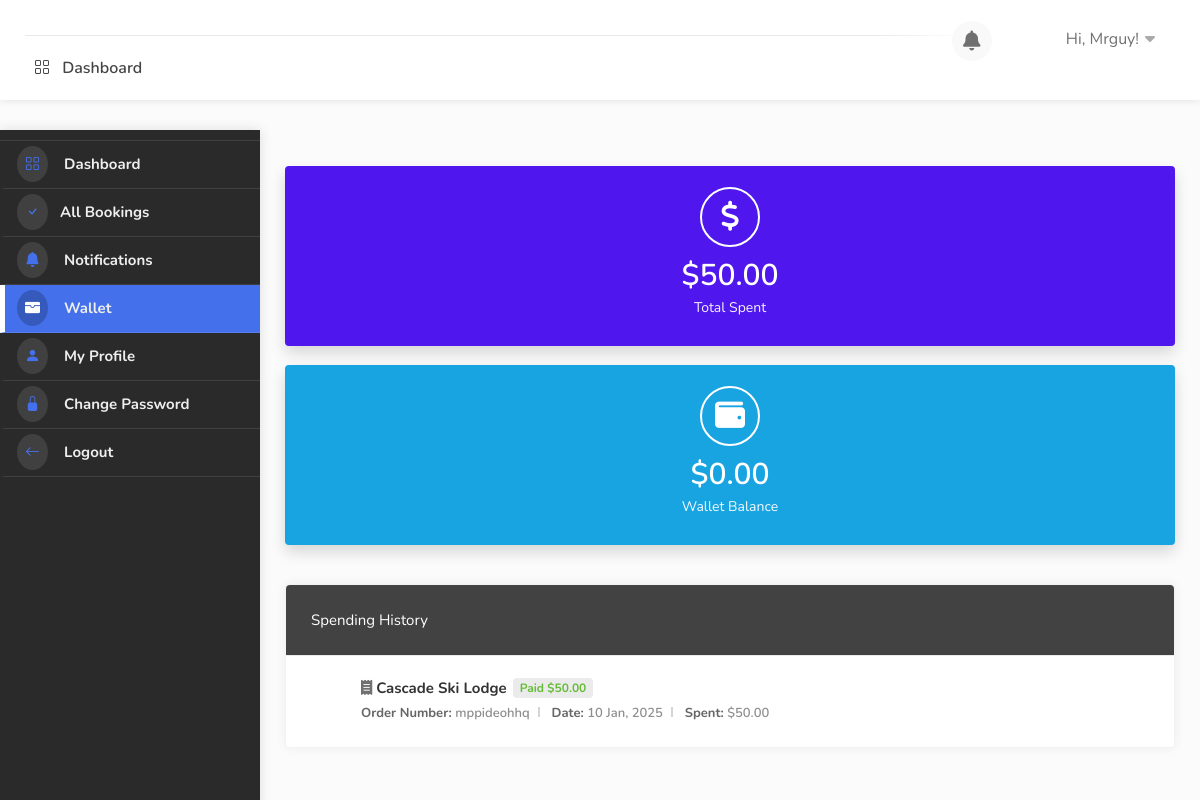
/dashboard/wallet/ (signed in), run on an earlier commit of the app's database.
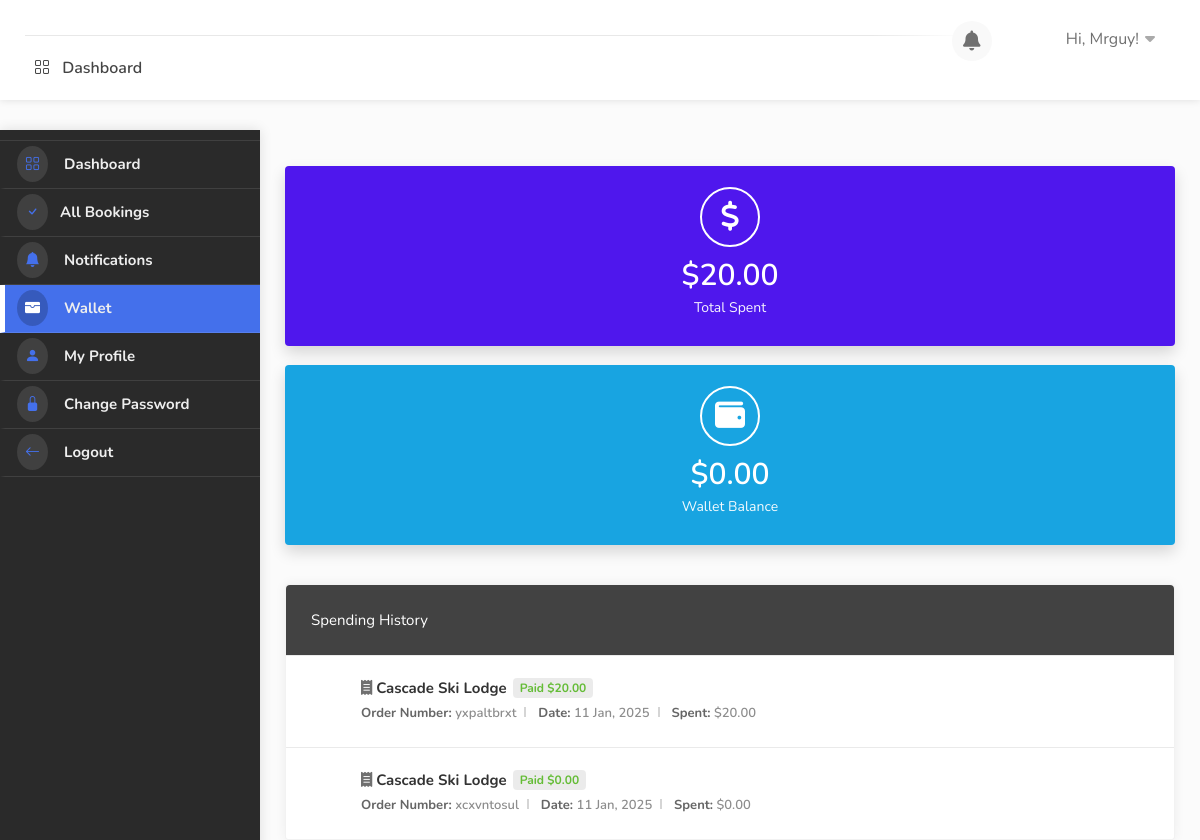
And on a later commit of the database.
### hotel/models.py (models this page shows, shortened)
class Booking(models.Model):
    user = models.ForeignKey(User, on_delete=models.SET_NULL, null=True, blank=True)
    payment_status = models.CharField(max_length=100, choices=PAYMENT_STATUS, default="initiated")
    full_name = models.CharField(max_length=1000, null=True, blank=True)
    email = models.EmailField(null=True, blank=True)
    phone = models.CharField(max_length=1000, null=True, blank=True)
    hotel = models.ForeignKey(Hotel, on_delete=models.SET_NULL, null=True)
    room_type = models.ForeignKey(RoomType, on_delete=models.SET_NULL, null=True)
    room = models.ManyToManyField(Room)
    before_discount = models.DecimalField(max_digits=12, decimal_places=2, default=0.00)
    total = models.DecimalField(max_digits=12, decimal_places=2, default=0.00)
    saved = models.DecimalField(max_digits=12, decimal_places=2, default=0.00)
    check_in_date = models.DateField()
    check_out_date = models.DateField()
    total_days = models.PositiveIntegerField(default=0)
    num_adults = models.PositiveIntegerField(default=1)
    num_children = models.PositiveIntegerField(default=0)
    checked_in = models.BooleanField(default=False)
    checked_out = models.BooleanField(default=False)
    is_active = models.BooleanField(default=True)
    checked_in_tracker = models.BooleanField(default=False, help_text="DO NOT CHECK THIS BOX")
    checked_out_tracker = models.BooleanField(default=False, help_text="DO NOT CHECK THIS BOX")
    date = models.DateTimeField(auto_now_add=True, null=True, blank=True)
    coupons = models.ManyToManyField("hotel.Coupon", blank=True)
    stripe_payment_intent = models.CharField(max_length=200,null=True, blank=True)
    success_id = ShortUUIDField(length=300, max_length=505, alphabet="abcdefghijklmnopqrstuvxyz1234567890")
    booking_id = ShortUUIDField(unique=True, length=10, max_length=20, alphabet="abcdefghijklmnopqrstuvxyz")

class Hotel(models.Model):
    user = models.ForeignKey(User, on_delete=models.CASCADE)
    name = models.CharField(max_length=100)
    description = CKEditor5Field(config_name='extends', null=True, blank=True)
    image = models.FileField(upload_to="hotel_gallery")
    address = models.CharField(max_length=200)
    mobile = models.CharField(max_length=20)
    email = models.CharField(max_length=20)
    status = models.CharField(choices=HOTEL_STATUS, max_length=10, default="published", null=True, blank=True)
    tags = TaggableManager(blank=True)
    views = models.PositiveIntegerField(default=0)
    featured = models.BooleanField(default=False)
    hid = ShortUUIDField(unique=True, length=10, max_length=20, alphabet="abcdefghijklmnopqrstuvxyz1234567890")
    slug = models.SlugField(null=True, blank=True)
    date = models.DateTimeField(auto_now_add=True)
    def hotel_gallery(self):
        return HotelGallery.objects.filter(hotel=self)

### user_dashboard/views.py (the view)
# urls.py: path("wallet/", views.wallet, name="wallet"),
@login_required
def wallet(request):
    bookings = Booking.objects.filter(user=request.user, payment_status="paid")
    total_spent = Booking.objects.filter(user=request.user, payment_status="paid").aggregate(amount=models.Sum('total'))
    context = {
        "bookings":bookings,
        "total_spent":total_spent,
    }
    return render(request, "user_dashboard/wallet.html", context)

### hotel/context_processor.py (called while the page is built)
def default(request):
    if 'selection_data_obj' in request.session:
        total_selected_items = len(request.session['selection_data_obj'])
    else:
        total_selected_items = 0
    try:
        noti = Notification.objects.filter(user=request.user, seen=False)
    except:
        noti = None
    return {
        "total_selected_items": total_selected_items,
        "noti": noti,
    }

### templates/user_dashboard/wallet.html (shortened to what this page needs)
{% extends 'partials/dashboard_base.html' %}
{% load static %}
{% block content %}
    <div id="dashboard">
        {% include 'partials/dashboard_sidebar.html' %}
        <div class="utf_dashboard_content">
            <div class="row">
                <div class="col-lg-6 col-md-12 col-sm-12">
                    <div class="utf_dashboard_stat color-5">
                        <div class="utf_dashboard_stat_content">
                            <h4>${{total_spent.amount|floatformat:2}}</h4>
                            <span>Total Spent</span>
                        </div>
                        <div class="utf_dashboard_stat_icon"><i class="fas fa-dollar"></i></div>
                    </div>
                </div>
                <div class="col-lg-6 col-md-12 col-sm-12">
                    <div class="utf_dashboard_stat color-2">
                        <div class="utf_dashboard_stat_content">
                            <h4>${{request.user.profile.wallet|floatformat:2}}</h4>
                            <span>Wallet Balance</span>
                        </div>
                        <div class="utf_dashboard_stat_icon"><i class="fas fa-wallet"></i></div>
                    </div>
                </div>
            </div>
            <div class="row">
                <div class="col-lg-12 col-md-12">
                    <div class="utf_dashboard_list_box invoices with-icons margin-top-20">
                        <h4>Spending History</h4>
                        <ul>
                            {% for b in bookings %}
                                <li><i class="fas fa-receipt"></i> <strong>{{b.hotel.name}} <span class="paid">{{b.payment_status|title}} ${{ b.total|floatformat:2 }}</span></strong>
                                    <ul>
                                        <li><span>Order Number: </span> {{b.booking_id}}</li>
                                        <li><span>Date: </span> {{b.date|date:"d M, Y"}}</li>
                                        <li><span>Spent: </span> ${{ b.total|floatformat:2 }}</li>
                                    </ul>
                                </li>
                            {% endfor %}
                        </ul>
                    </div>
                </div>
            </div>
        </div>
    </div>
{% endblock content %}

What changed in the data, as far as the page shows it:
removed Booking: hotel.name "Cascade Ski Lodge", payment_status "Paid", total "50.00", booking_id "mppideohhq", date "10 Jan, 2025"
added Booking: hotel.name "Cascade Ski Lodge", payment_status "Paid", total "20.00", booking_id "yxpaltbrxt", date "11 Jan, 2025"
added Booking: hotel.name "Cascade Ski Lodge", payment_status "Paid", total "0.00", booking_id "xcxvntosul", date "11 Jan, 2025"
Also different on the page:
{{ total_spent.amount|floatformat:2 }}: "50.00" → "20.00"
